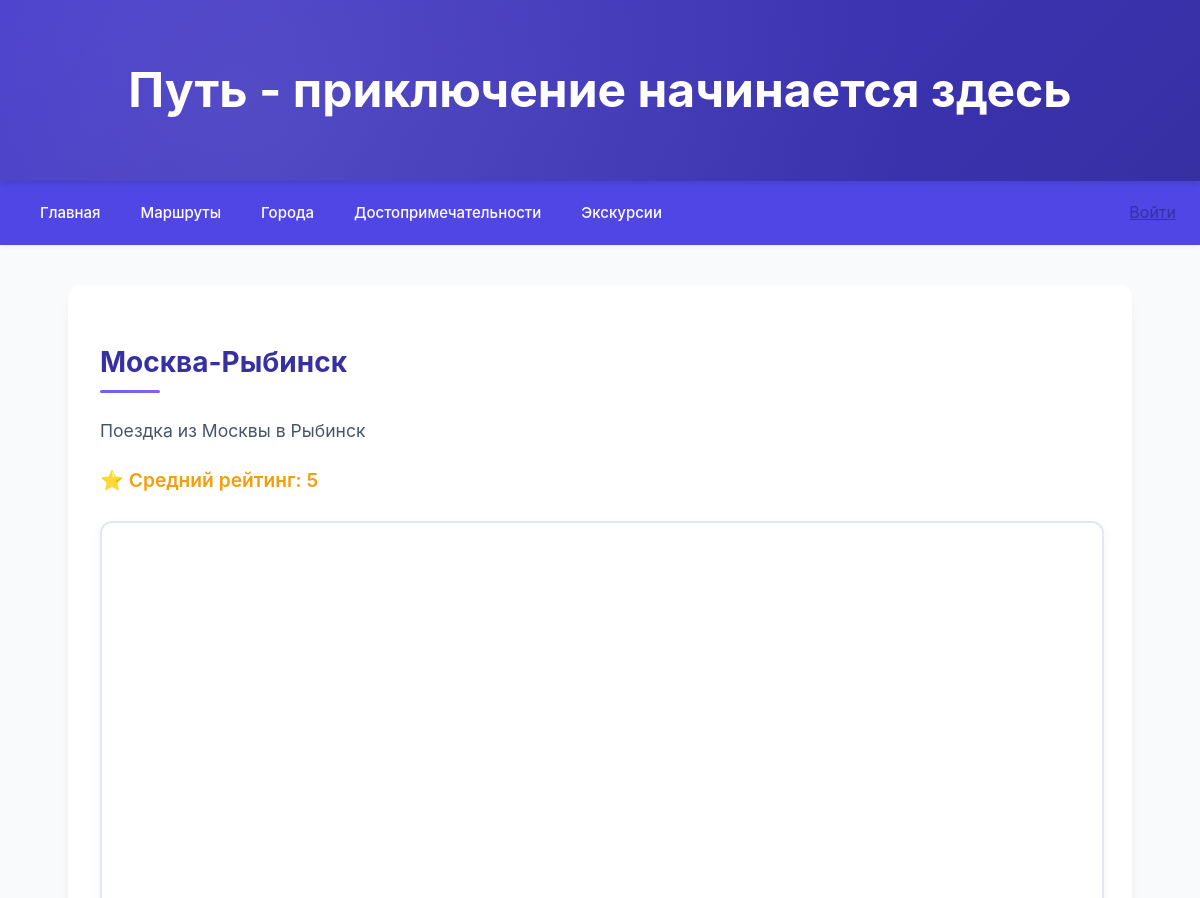
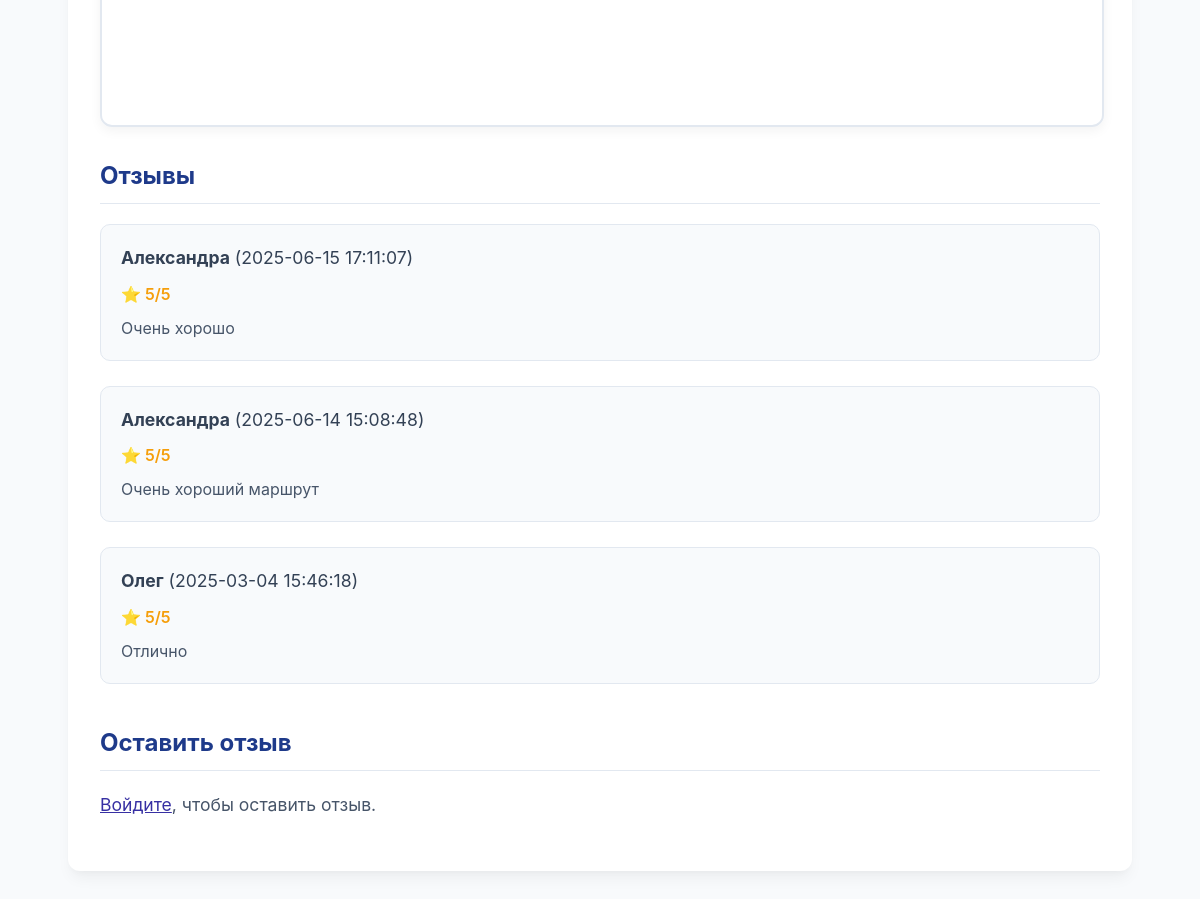
Page /route.php?id=2 on the committed database (2 pictures, top to bottom).
### tables this page shows
CREATE TABLE reviews (
    id INTEGER PRIMARY KEY AUTOINCREMENT,
    user_id INTEGER NOT NULL,       -- Кто оставил отзыв
    route_id INTEGER NOT NULL,      -- На какой маршрут
    rating INTEGER CHECK(rating BETWEEN 1 AND 5), -- Оценка (1-5)
    comment TEXT,                    -- Текст отзыва
    created_at TIMESTAMP DEFAULT CURRENT_TIMESTAMP,
    FOREIGN KEY (user_id) REFERENCES users(id) ON DELETE CASCADE,
    FOREIGN KEY (route_id) REFERENCES routes(id) ON DELETE CASCADE
);

CREATE TABLE users (
    id INTEGER PRIMARY KEY AUTOINCREMENT,
    username TEXT NOT NULL UNIQUE,  -- Имя пользователя
    email TEXT NOT NULL UNIQUE,     -- Почта
    password TEXT NOT NULL,         -- Пароль (храним хеш)
    created_at TIMESTAMP DEFAULT CURRENT_TIMESTAMP
, role TEXT DEFAULT 'user');

### route.php (the view, shortened to what this page needs)
<?php
include 'db.php';
include 'header.php';
$route_id = intval($_GET['id']);
$stmt = $db->prepare("SELECT r.name, r.waypoints, r.description,
                             COALESCE(AVG(re.rating), 0) AS avg_rating
                      FROM routes r
                      LEFT JOIN reviews re ON r.id = re.route_id
                      WHERE r.id = :route_id");
$stmt->bindValue(':route_id', $route_id, SQLITE3_INTEGER);
$route = $stmt->execute()->fetchArray(SQLITE3_ASSOC);
$reviews = [];
$stmt = $db->prepare("SELECT u.username, re.rating, re.comment, re.created_at
                      FROM reviews re
                      JOIN users u ON re.user_id = u.id
                      WHERE re.route_id = :route_id
                      ORDER BY re.created_at DESC");
$stmt->bindValue(':route_id', $route_id, SQLITE3_INTEGER);
$result = $stmt->execute();
while ($row = $result->fetchArray(SQLITE3_ASSOC)) {
    $reviews[] = $row;
}
?>
<!DOCTYPE html>
<html lang="ru">
<head>
    <link rel="stylesheet" href="styles.css">
</head>
<body>
    <div class="content">
        <h2><?= htmlspecialchars($route['name']) ?></h2>
        <p><?= htmlspecialchars($route['description']) ?></p>
        <p>⭐ Средний рейтинг: <?= round($route['avg_rating'], 1) ?></p>
        <div id="map" style="width: 100%; height: 500px;"></div>
        <h3>Отзывы</h3>
        <div class="reviews">
            <?php foreach ($reviews as $review): ?>
                <div class="review">
                    <p><strong><?= htmlspecialchars($review['username']) ?></strong> (<?= $review['created_at'] ?>)</p>
                    <p>⭐ <?= $review['rating'] ?>/5</p>
                    <p><?= htmlspecialchars($review['comment']) ?></p>
                </div>
            <?php endforeach; ?>
        </div>
        <h3>Оставить отзыв</h3>
        <?php if (isset($_SESSION['user_id'])): ?>
            <form action="submit_review.php" method="POST">
                <input type="hidden" name="route_id" value="<?= $route_id ?>">
                <label>Оценка (1-5):</label>
                <input type="number" name="rating" min="1" max="5" required>
                <label>Комментарий:</label>
                <textarea name="comment" required></textarea>
                <button type="submit">Отправить</button>
            </form>
        <?php else: ?>
            <p><a href="login.php">Войдите</a>, чтобы оставить отзыв.</p>
        <?php endif; ?>
    </div>
</body>
</html>

### styles.css (style rules this page uses)
body { font-family: 'Inter', -apple-system, BlinkMacSystemFont, 'Segoe UI', Roboto, Oxygen, Ubuntu, Cantarell, sans-serif; margin: 0; padding: 0; background-color: #f8fafc; color: #1e293b; line-height: 1.6; }
.content { max-width: 1000px; margin: 40px auto; padding: 32px; background: white; border-radius: 12px; box-shadow: 0 10px 15px -3px rgba(0, 0, 0, 0.05), 0 4px 6px -2px rgba(0, 0, 0, 0.025); }
.content h2 { color: #3730a3; font-size: 28px; margin-bottom: 24px; font-weight: 700; position: relative; padding-bottom: 8px; }
.content h2::after { content: ''; position: absolute; bottom: 0; left: 0; width: 60px; height: 3px; background: linear-gradient(90deg, #6366f1 0%, #8b5cf6 100%); border-radius: 3px; }
a { color: #3730a3; }
.content > p { color: #475569; line-height: 1.6; margin-bottom: 20px; font-size: 1.1rem; }
.content > p:nth-of-type(2) { color: #f59e0b; font-weight: 600; font-size: 1.2rem; }
#map { width: 100%; height: 500px; border-radius: 12px; border: 2px solid #e2e8f0; margin: 25px 0; box-shadow: 0 4px 12px rgba(0, 0, 0, 0.05); }
.content h3 { color: #1e3a8a; font-size: 1.5rem; margin: 30px 0 20px; padding-bottom: 8px; border-bottom: 1px solid #e2e8f0; }
.reviews { display: grid; gap: 25px; margin-bottom: 40px; }
.review { padding: 20px; background: #f8fafc; border-radius: 10px; border: 1px solid #e2e8f0; }
.review p { margin: 0 0 10px 0; line-height: 1.5; }
.review p:first-child { color: #334155; font-size: 1.1rem; }
.review p:nth-child(2) { color: #f59e0b; font-weight: 600; }
.review p:last-child { color: #475569; margin-bottom: 0; }

### rows in the picture
reviews: user.username "Александра", created_at "2025-06-15 17:11:07", rating "5", comment "Очень хорошо"
reviews: user.username "Александра", created_at "2025-06-14 15:08:48", rating "5", comment "Очень хороший маршрут"
reviews: user.username "Олег", created_at "2025-03-04 15:46:18", rating "5", comment "Отлично"

### other values in the picture
$route['name'] "Москва-Рыбинск"
$route['description'] "Поездка из Москвы в Рыбинск"
$route['avg_rating'] "5"
